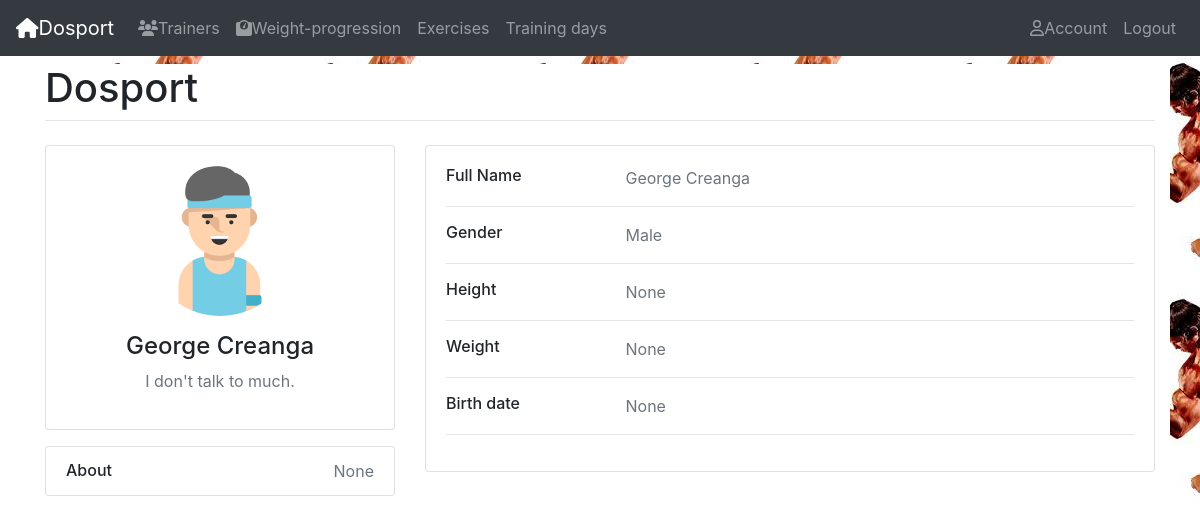
The page /profile/2 (signed in) on the database its author committed.
### account/models.py (models this page shows, shortened)
class Account(AbstractBaseUser):
    email = models.EmailField(max_length=60, unique=True)
    first_name = models.CharField(max_length=50)
    last_name = models.CharField(max_length=50)
    profile_picture = models.ImageField(upload_to='profile_pictures/', null=True, blank=True, default=None)
    height = models.IntegerField(validators = [MinValueValidator(120),
        MaxValueValidator(230)], help_text='Enter your height in centimetres.', null=True, blank=True)
    weight = models.FloatField(validators = [MinValueValidator(30),
        MaxValueValidator(350)], help_text='Enter your weight in kilograms.', null=True, blank=True)
    birth_date = models.DateField(null=True, blank=True)
    about = models.TextField(max_length=1000, help_text='Say something about you.', null=1, blank=1)
    quote = models.CharField(max_length=30, help_text='', null=1, blank=1)
    trainer = models.ForeignKey('self', on_delete=models.SET_NULL, null=True, blank=True, default=None)
    GENDER = (
        ('M', 'Male'),
        ('F', 'Female'),
    )
    gender = models.CharField(max_length=1, choices=GENDER)
    is_trainer = models.BooleanField(default=False)
    date_joined = models.DateTimeField(verbose_name='date joined', auto_now_add=True)
    last_login = models.DateTimeField(verbose_name='last login', auto_now_add=True)
    is_admin = models.BooleanField(default=False)
    is_active = models.BooleanField(default=True)
    is_staff = models.BooleanField(default=False)
    is_superuser = models.BooleanField(default=False)
    USERNAME_FIELD = 'email'
    REQUIRED_FIELDS = ['first_name','last_name']
    class Meta:
        ordering = ['id']
    objects = MyAccountManager()
    def __str__(self):
        return self.first_name + ' ' + self.last_name

### fitness/views.py (the view)
# urls.py: path("profile/<int:id>", v.profile, name="profile"),
def profile(request, id):
    profile = get_object_or_404(Account, pk=id)
    print(profile.profile_picture)
    return render(request, 'fitness/account_detail.html', {'profile':profile})

### fitness/templates/fitness/account_detail.html (shortened to what this page needs)
{% extends "base.html" %}
{% block content %}
<div class="main-body">
          <div class="row gutters-sm">
            <div class="col-md-4 mb-3">
              <div class="card">
                <div class="card-body">
                  <div class="d-flex flex-column align-items-center text-center">
                    {% if  profile.profile_picture %}
                        <img src="{{profile.profile_picture.url}}" alt="Admin" class="rounded-circle" width="150">
                    {% else %}
                        {% load static %}
                        <img src="{% static 'images/default_user_picture.png' %}" alt="Admin" class="rounded-circle" width="150">
                    {% endif %}
                    <div class="mt-3">
                      <h4>{{profile}}</h4>
                        <p class="text-secondary mb-1">{% if profile.quote %}{{profile.quote}}{% else %}I don't talk to much.{% endif %}</p>
                    </div>
                  </div>
                </div>
              </div>
              <div class="card mt-3">
                <ul class="list-group list-group-flush">
                  <li class="list-group-item d-flex justify-content-between align-items-center flex-wrap">
                    <h6 class="mb-0">About</h6>
                    <span class="text-secondary">{{profile.about}}</span>
                  </li>
                </ul>
              </div>
            </div>
            <div class="col-md-8">
              <div class="card mb-3">
                <div class="card-body">
                  <div class="row">
                    <div class="col-sm-3">
                      <h6 class="mb-0">Full Name</h6>
                    </div>
                    <div class="col-sm-9 text-secondary">
                        {{profile}}
                    </div>
                  </div>
                  <hr>
                  <div class="row">
                    <div class="col-sm-3">
                      <h6 class="mb-0">Gender</h6>
                    </div>
                    <div class="col-sm-9 text-secondary">
                        {% if profile.gender == 'M' %}
                            Male
                        {% else %}
                            Female
                        {% endif %}
                    </div>
                  </div>
                  <hr>
                  <div class="row">
                    <div class="col-sm-3">
                      <h6 class="mb-0"> Height </h6>
                    </div>
                    <div class="col-sm-9 text-secondary">
                        {{profile.height}}
                    </div>
                  </div>
                  <hr>
                  <div class="row">
                    <div class="col-sm-3">
                      <h6 class="mb-0">Weight</h6>
                    </div>
                    <div class="col-sm-9 text-secondary">
                        {{profile.weight}}
                    </div>
                  </div>
                  <hr>
                  <div class="row">
                    <div class="col-sm-3">
                      <h6 class="mb-0">Birth date</h6>
                    </div>
                    <div class="col-sm-9 text-secondary">
                        {{profile.birth_date}}
                    </div>
                  </div>
                  <hr>
                </div>
              </div>
            </div>
          </div>
</div>
{% endblock  %}

### rows shown on the page
Account: first_name+last_name "George Creanga", about "None", height "None", weight "None", birth_date "None"
